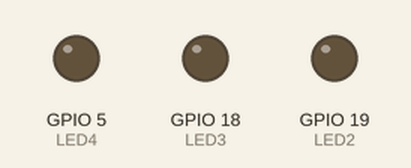
A sketch run on a simulated ESP32. On the bench: output pins drawn as LEDs (lit = HIGH).

Above: at 0.5 s.
At 4.0 s:
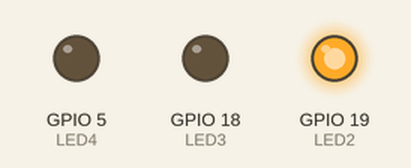
At 10.0 s:
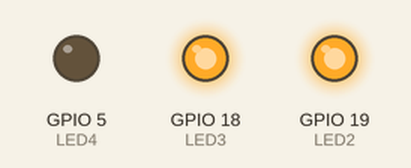
At 15.5 s:
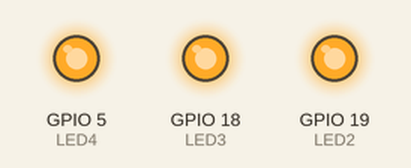
At 18.5 s:
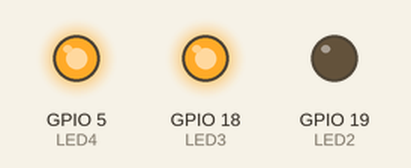
At 22.5 s:
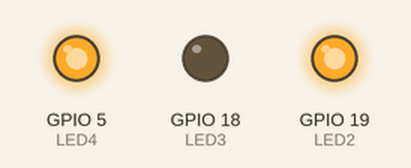
Timing chart, 0 to 23.4 s (numbered marks = the images above):
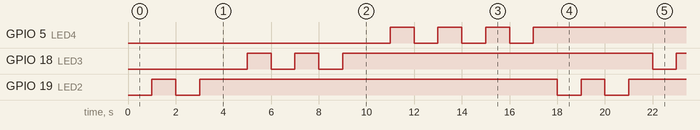

The sketch:

esp32_loop2time.ino
```cpp
#define LED2 19
#define LED3 18
#define LED4 5

void setup()
{
pinMode(LED2, OUTPUT);
pinMode(LED3, OUTPUT);
pinMode(LED4, OUTPUT);
}

void loop()
{
for (int i = 0; i < 2; i++){
digitalWrite(LED2, LOW);
delay(1000);
digitalWrite(LED2, HIGH);
delay(1000);
}
for (int i = 0; i < 3; i++){
digitalWrite(LED3, LOW);
delay(1000);
digitalWrite(LED3, HIGH);

delay(1000);
}
for (int i = 0; i < 4; i++){
digitalWrite(LED4, LOW);
delay(1000);
digitalWrite(LED4, HIGH);
delay(1000);
}
}
```

Measured:
- by itself, GPIO 5 (LED4): repeats every 18.0 s: 2 × (LOW 1.0 s, HIGH 1.0 s), LOW 1.0 s, HIGH 11.0 s, LOW 1.0 s, HIGH 1.0 s
- by itself, GPIO 18 (LED3): repeats every 18.0 s: LOW 1.0 s, HIGH 1.0 s, LOW 1.0 s, HIGH 13.0 s, LOW 1.0 s, HIGH 1.0 s
- by itself, GPIO 19 (LED2): repeats every 18.0 s: LOW 1.0 s, HIGH 15.0 s, LOW 1.0 s, HIGH 1.0 s
